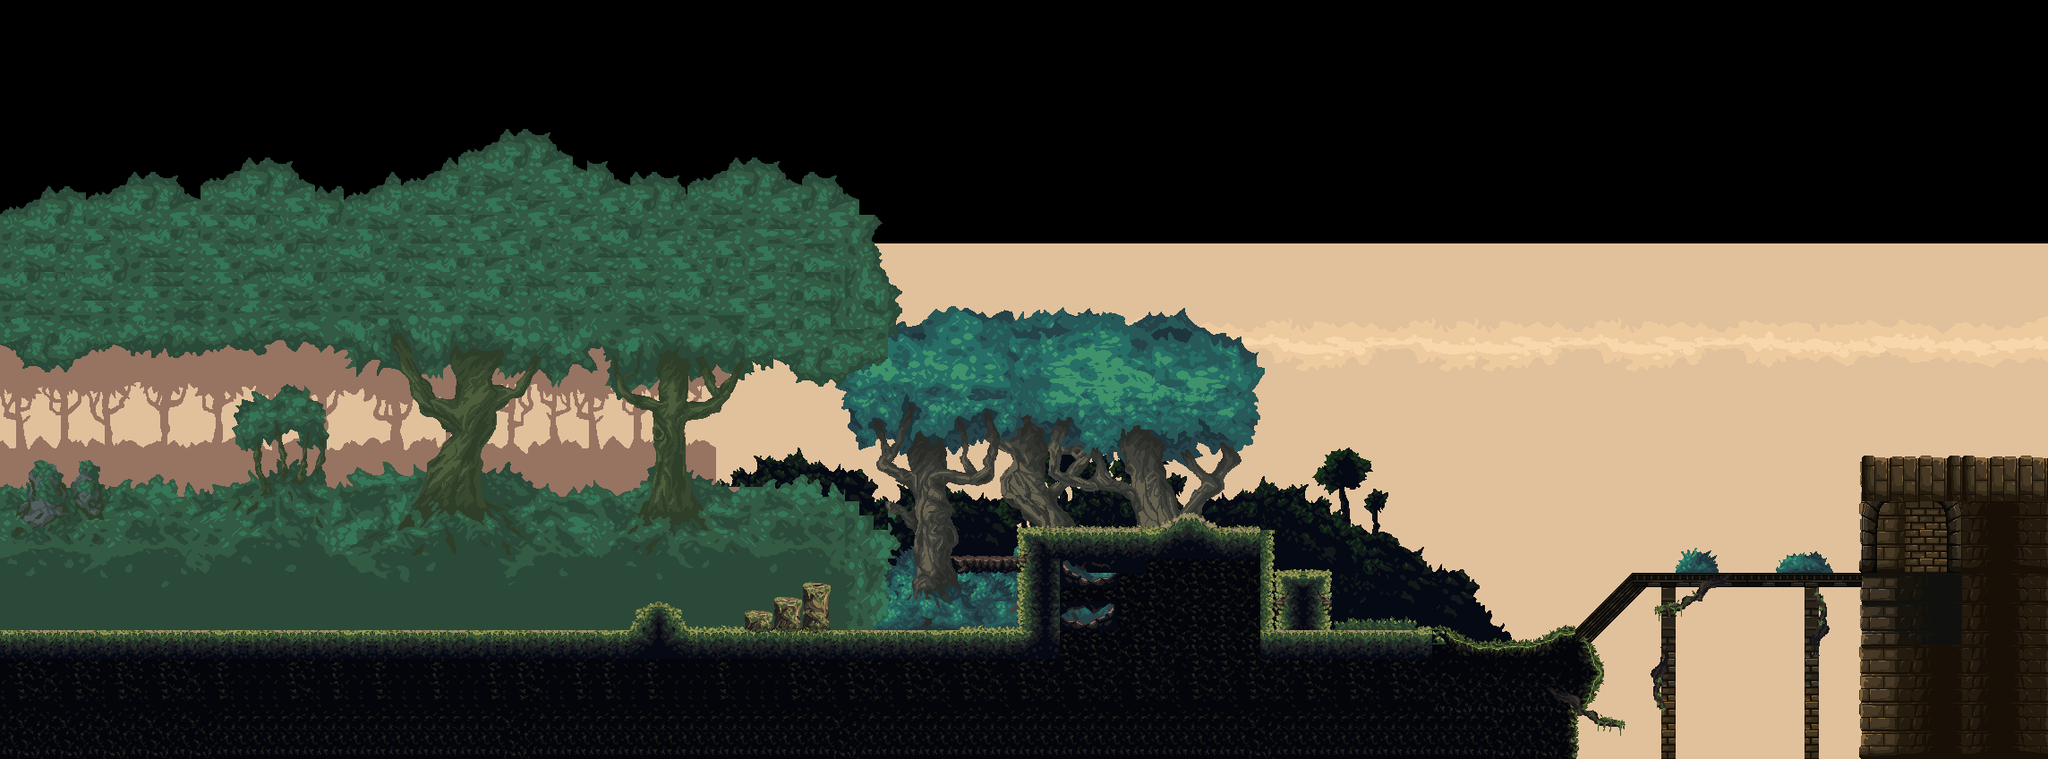

Rendered tile map (Tiled .tmx) drawn with the repository's tilesets; below, a short description and the map source with its tile grids summarised:
An orthogonal 143x53 tile map with 16x16 px tiles, 10 tile layers (Camada de Tiles 1, More Forest Back, More, Forest back, ...), 8 tilesets.

<map version="1.4" tiledversion="1.4.1" orientation="orthogonal" renderorder="left-up" width="143" height="53" tilewidth="16" tileheight="16" infinite="0" nextlayerid="24" nextobjectid="1">
 <tileset firstgid="1" source="decorative_obj.tsx" />
 <tileset firstgid="2305" source="top_far_bgrnd.tsx" />
 <tileset firstgid="4865" source="bakcground_day1.tsx" />
 <tileset firstgid="5785" source="bakcground_day2.tsx" />
 <tileset firstgid="6705" source="background_obj.tsx" />
 <tileset firstgid="11185" source="mainlevbuild.tsx" />
 <tileset firstgid="15281" source="decorative_obj2.tsx" />
 <tileset firstgid="16881" source="castle_env.tsx" />
 <layer id="14" name="Camada de Tiles 1" width="143" height="53">
  <data>[7579 cells, 4176 non-empty, 955 distinct tile ids]</data>
 </layer>
 <layer id="19" name="More Forest Back" width="143" height="53">
  <data>[7579 cells, 154 non-empty, 112 distinct tile ids]</data>
 </layer>
 <layer id="20" name="More" width="143" height="53">
  <data>[7579 cells, 112 non-empty, 112 distinct tile ids]</data>
 </layer>
 <layer id="15" name="Forest back" width="143" height="53">
  <data>[7579 cells, 1635 non-empty, 1326 distinct tile ids]</data>
 </layer>
 <layer id="18" name="Trees" width="143" height="53">
  <data>[7579 cells, 485 non-empty, 467 distinct tile ids]</data>
 </layer>
 <layer id="16" name="Forest front" width="143" height="53">
  <data>[7579 cells, 2177 non-empty, 1546 distinct tile ids]</data>
 </layer>
 <layer id="21" name="Forest front" width="143" height="53">
  <data>[7579 cells, 615 non-empty, 480 distinct tile ids]</data>
 </layer>
 <layer id="22" name="Castle" width="143" height="53">
  <data>[7579 cells, 224 non-empty, 162 distinct tile ids]</data>
 </layer>
 <layer id="17" name="Ground" width="143" height="53">
  <data>[7579 cells, 1262 non-empty, 410 distinct tile ids]</data>
 </layer>
 <layer id="23" name="bridge_decorative" width="143" height="53">
  <data>[7579 cells, 77 non-empty, 67 distinct tile ids]</data>
 </layer>
</map>
